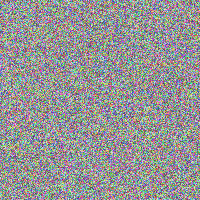
Frame 1 (no input)
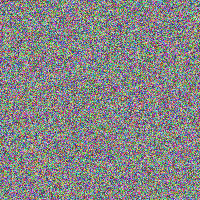
Frame 2 (the mouse pressed at the canvas centre, redrawn once)

The Processing sketch that drew these frames (run headless with seeded random() and noise(); the mouse was pressed at the canvas centre and the sketch redrawn once):

// Processing sketch: Problem2
// ── Problem2.pde
int row=0;
int col=0;
public void setup()
{
  size(200,200);
 noLoop(); 
}

public void draw()
{
for(int row=0; row<width; row++)
{
  for(int col=0; col<height; col++)
{
    stroke(random(0,255),random(0,255),random(0,255));
    point(row, col);
  }
}
}
